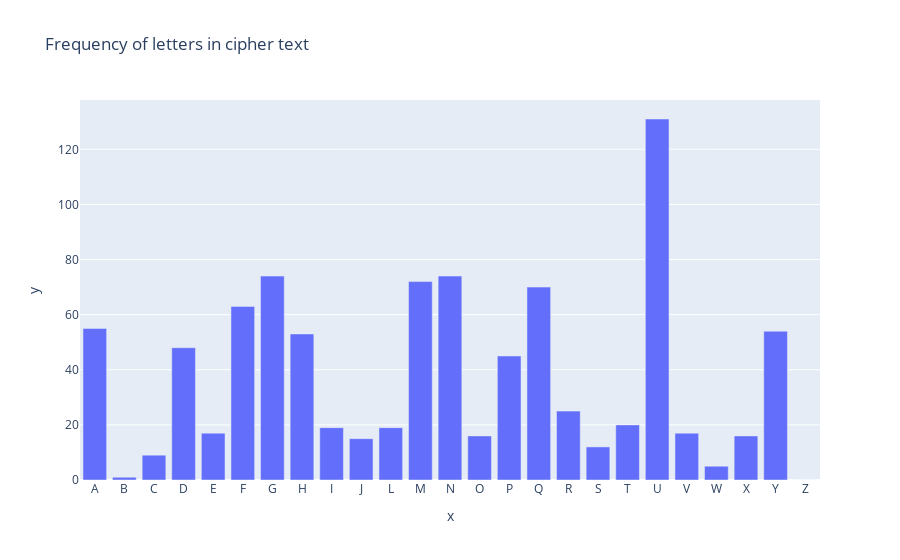

Here is the notebook cell this chart was saved with:
### Code cell
fig = px.bar(x=[l[0] for l in sortedCipherFreq], y=[l[1] for l in sortedCipherFreq], title="Frequency of letters in cipher text")
fig.show()

### Figure 1 — Plotly figure (JSON) as saved in the notebook; plotly's stock layout.template omitted (floating-point values rounded to 4 significant figures)
{"data": [{"alignmentgroup": "True", "hovertemplate": "x=%{x}<br>y=%{y}<extra></extra>", "legendgroup": "", "marker": {"color": "#636efa", "pattern": {"shape": ""}}, "name": "", "offsetgroup": "", "orientation": "v", "showlegend": false, "textposition": "auto", "type": "bar", "x": ["A", "B", "C", "D", "E", "F", "G", "H", "I", "J", "L", "M", "N", "O", "P", "Q", "R", "S", "T", "U", "V", "W", "X", "Y", "Z"], "xaxis": "x", "y": [55, 1, 9, 48, 17, 63, 74, 53, 19, 15, 19, 72, 74, 16, 45, 70, 25, 12, 20, 131, 17, 5, 16, 54, 0], "yaxis": "y"}], "layout": {"barmode": "relative", "legend": {"tracegroupgap": 0}, "title": {"text": "Frequency of letters in cipher text"}, "xaxis": {"anchor": "y", "domain": [0, 1], "title": {"text": "x"}}, "yaxis": {"anchor": "x", "domain": [0, 1], "title": {"text": "y"}}}}
